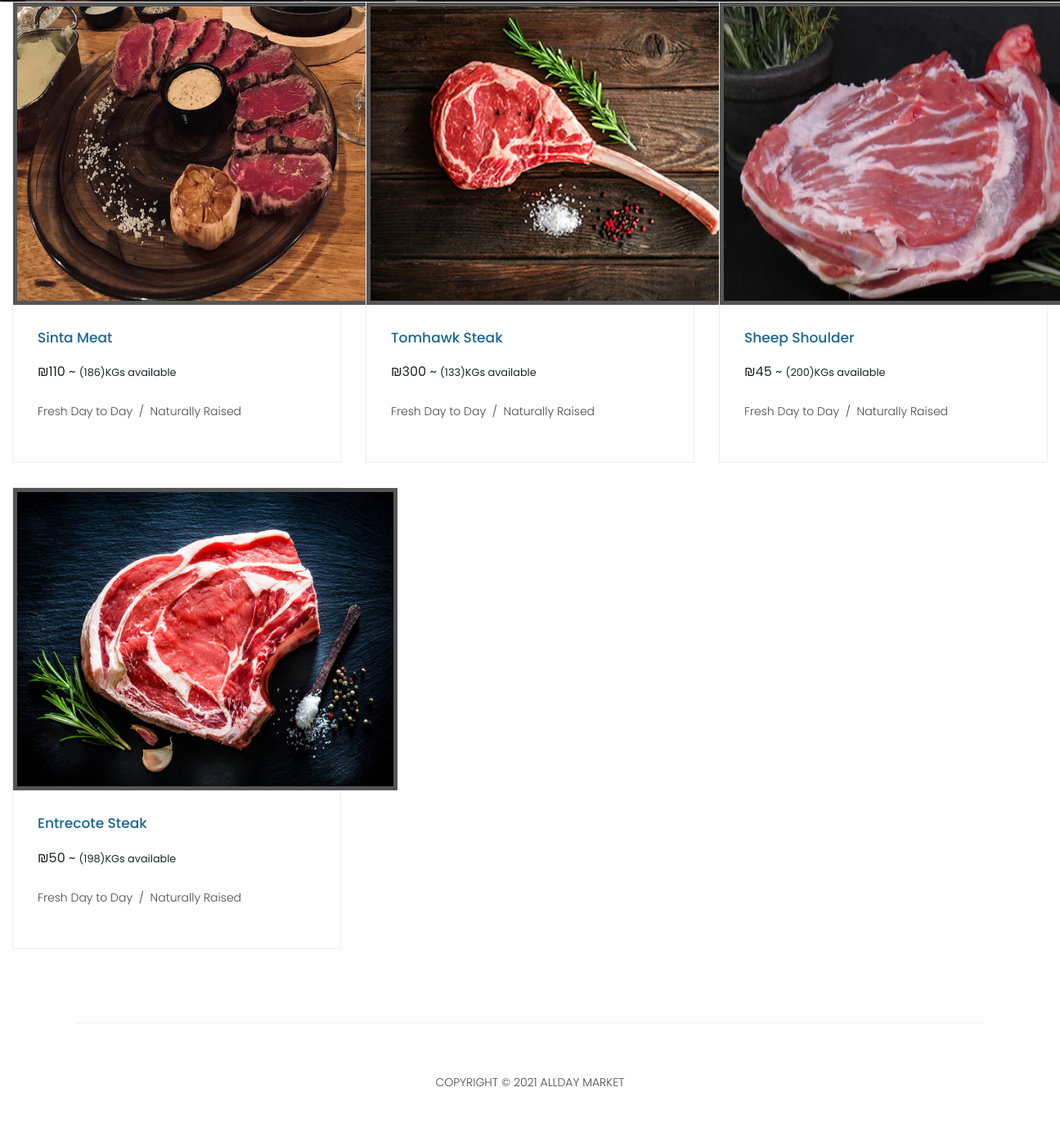
Before: /butchery.php (lower part) with the older database file.
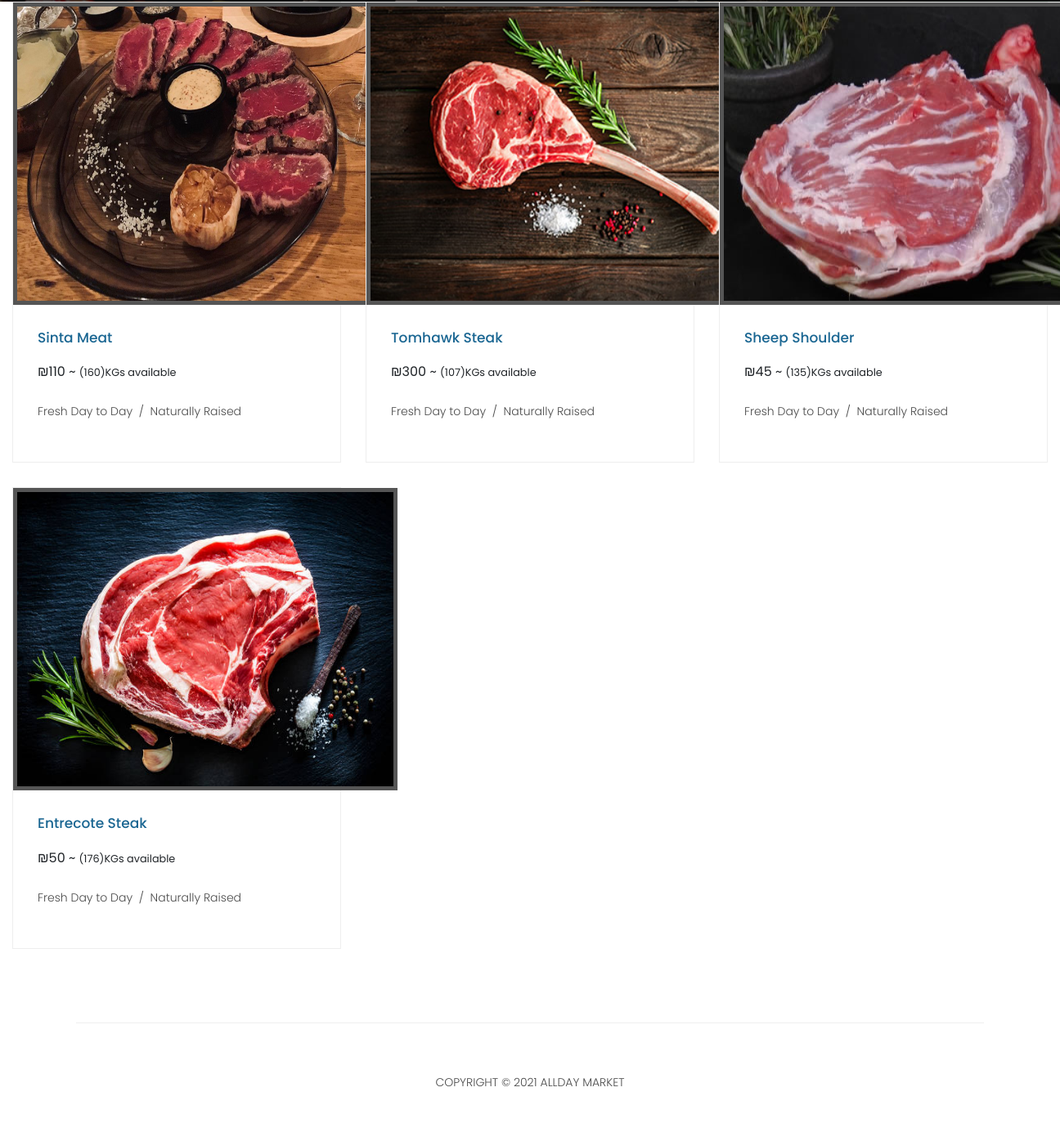
After: the same page with the newer database file.
### tables this page shows
CREATE TABLE `items` (
  `Barcode` int(11) NOT NULL,
  `Name` varchar(25) NOT NULL,
  `Price` float NOT NULL,
  `Department` tinyint(1) NOT NULL,
  `img` varchar(35) NOT NULL,
  `quantity` int(11) NOT NULL,
  `supplierID` int(11) NOT NULL,
  `sellCount` int(11) NOT NULL DEFAULT 0
);

### butchery.php (the view, shortened to what the changed rows need)
<!DOCTYPE html>
<html lang="en">
   <head>
      <link href="vendor/bootstrap/css/bootstrap.min.css" rel="stylesheet">
      <link rel="stylesheet" href="assets/css/fontawesome.css">
      <link rel="stylesheet" href="assets/css/style.css">
      <link rel="stylesheet" href="assets/css/owl.css">
   </head>
   <body>
      <div class="col-md-12">
         <div class="row">
         <?php
               include 'db.php';
               if(isset($_SESSION['userType'])){
                  if($_SESSION['userType'] == 1){
                     $sql = "SELECT * FROM items WHERE Department = 1";
                     $stmt= mysqli_stmt_init($conn);
                     mysqli_stmt_prepare($stmt,$sql);
                     mysqli_stmt_execute($stmt);
                     $results=mysqli_stmt_get_result($stmt);
               while ($row=mysqli_fetch_assoc($results))
               {
               $ID = $row['Barcode'];
               $name = $row['Name'];
               $price = $row['Price'];
               $qnt = $row['quantity'];
               $img = $row['img'];
               echo '
               <div class="col-md-4">
               <div class="product-item">
               <a href="#"><img src="'.$img.'" style="width:470px;height:370px;" alt=""></a>
               <div class="down-content">
               <a href="#"><h4>'.$name.'</h4></a>
               <h6> ₪'.$price.' ~ <small>('.$qnt.')KGs available</small>
               <br><br>
               <a href="editItemForm.php?id='.$ID.'">
               <button class="btn btn-secondary" type="button" class="filled-button" class="editBtn">
               Edit</button>
               </a>
               <form action="updateItem.php" method="post">
               <input type="hidden" name="id" value="'.$ID.'">
               <fieldset>
               <button type="submit" name="itemDel" id="form-submit" class="btn btn-danger">Delete</button>
               </fieldset>
               </form>
               <p>Fresh Day to Day &nbsp;/&nbsp; Naturally Raised</p>
               </div>
               </div>
               </div>
               ';
               }
               }
               else{
               $sql = "SELECT * FROM saleSystem WHERE userID = ? AND isUsed = 0;";
               $sumSales =0;
               $stmt= mysqli_stmt_init($conn);
               mysqli_stmt_prepare($stmt,$sql);
               mysqli_stmt_bind_param($stmt,"i",$_SESSION['id']);
               mysqli_stmt_execute($stmt);
               $res=mysqli_stmt_get_result($stmt);
               while($row = mysqli_fetch_assoc($res)){
               $sale = $row['saleValue'];
               $depNum = $row['depNum'];
               $reason = $row['reason'];
               if($depNum == 4 || $depNum == NULL)
                $sumSales += $sale;
               }
               $sql = "SELECT * FROM items WHERE Department = 4;";
               $stmt= mysqli_stmt_init($conn);
               mysqli_stmt_prepare($stmt,$sql);
               mysqli_stmt_execute($stmt);
               $results=mysqli_stmt_get_result($stmt);
               if(isset($sale)){
                  if(isset($sumSales)&&$sumSales>0)
                  echo'<hr><div class="alert alert-warning col-md-12" role="alert">
                  <p class="text-center" font-weight:bold>You have %'.$sale.' off for <b>"'.$reason .'"</b> Only For You! </p>
                 </div><hr>';
               while ($row=mysqli_fetch_assoc($results))
               {
               $ID = $row['Barcode'];
               $name = $row['Name'];
               $price = $row['Price'];
               $newPrice = $price/100  * (100-$sumSales);
               $img = $row['img'];
               $qnt = $row['quantity'];
               echo '
               <div class="col-md-4">
               <div class="product-item">
               <a href="#"><img src="'.$img.'" style="width:470px;height:370px;" alt=""></a>
               <div class="down-content">
               <a href="#"><h4>'.$name.'</h4></a>
               <h6><del> ₪'.$price.'</del> ₪'.$newPrice.'  ~ <small>('.$qnt.')Pcs available</small>
               <br><br>
               <form id="qnt'.$ID.'">
               <input type="text" placeholder="Enter Quantity in Kilo" name="qty" required>
               <button class="btn btn-danger" type="button" onclick= add('.$ID.') class="filled-button" class="add2cart">Add To Cart</button></h6>
               </form>
               <p>Fresh Day to Day &nbsp;/&nbsp; Naturally Raised</p>
               </div>
               </div>
               </div>
               ';
               }
            }
            else {
               while ($row=mysqli_fetch_assoc($results))
               {
               $ID = $row['Barcode'];
               $name = $row['Name'];
               $price = $row['Price'];
               $img = $row['img'];
               $qnt = $row['quantity'];
               echo '
               <div class="col-md-4">
               <div class="product-item">
               <a href="#"><img src="'.$img.'" style="width:470px;height:370px;" alt=""></a>
               <div class="down-content">
               <a href="#"><h4>'.$name.'</h4></a>
               <h6> ₪'.$price.'  ~ <small>('.$qnt.')KGs available</small>
               <br><br>
               <form id="qnt'.$ID.'">
               <input type="text" placeholder="Enter Quantity in Kilo" name="qty" required>
               <button class="btn btn-danger" type="button" onclick= add('.$ID.') class="filled-button" class="add2cart">Add To Cart</button></h6>
               </form>
               <p>Fresh Day to Day &nbsp;/&nbsp; Naturally Raised</p>
               </div>
               </div>
               </div>
               ';
               }
            }
               }
               }
               else{
                  $sql = "SELECT * FROM items WHERE Department = 4;";
                  $stmt= mysqli_stmt_init($conn);
                  mysqli_stmt_prepare($stmt,$sql);
                  mysqli_stmt_execute($stmt);
                  $results=mysqli_stmt_get_result($stmt);
               while ($row=mysqli_fetch_assoc($results))
               {
               $name = $row['Name'];
               $price = $row['Price'];
               $img = $row['img'];
               $qnt = $row['quantity'];
               echo '
               <div class="col-md-4">
               <div class="product-item">
               <a href="#"><img src="'.$img.'" style="width:470px;height:370px;" border="5px"; alt=""></a>
               <div class="down-content">
               <a href="#"><h4>'.$name.'</h4></a>
               ₪'.$price.' ~ <small>('.$qnt.')KGs available</small>
               <br><br>
               <p>Fresh Day to Day &nbsp;/&nbsp; Naturally Raised</p>
               </div>
               </div>
               </div>
               ';
               }
               }
               ?>
         </div>
      </div>
   </body>
</html>

Changed rows visible on the page:
changed items "Sinta Meat": quantity "186" → "160"
changed items "Tomhawk Steak": quantity "133" → "107"
changed items "Sheep Shoulder": quantity "200" → "135"
changed items "Entrecote Steak": quantity "198" → "176"
